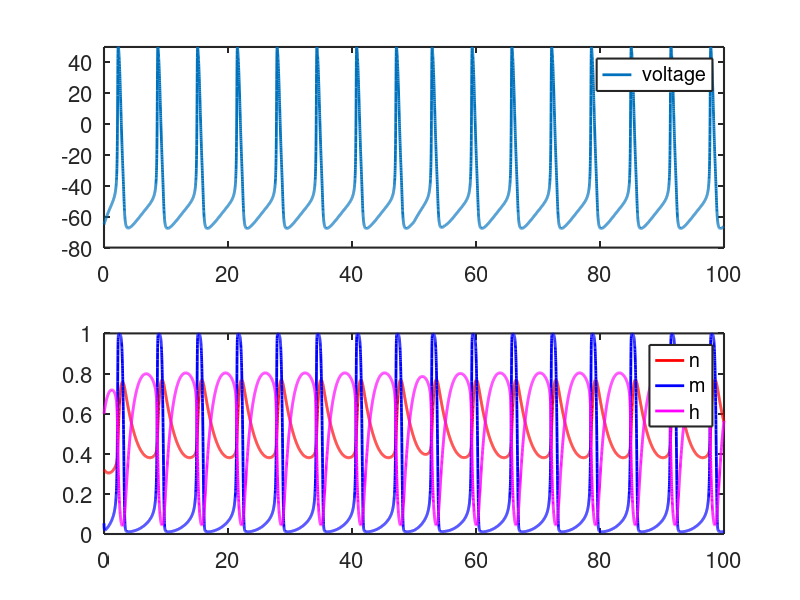

This chart was generated by the following MATLAB code:
function hodgkin_huxley

% solves the Hodgkin-Huxley equations using forward Euler

global Ena Ek El Gna Gk Gl Ea Ga
global Iinj

set(0,'defaultaxesfontsize',16,'defaultaxeslinewidth',1.5,...
'defaultlinelinewidth',2.,'defaultpatchlinewidth',1.5)

dt=.01;
tmax=100;
% need integer ratio tmax/dt
nsteps=tmax/dt;
if (floor(nsteps)~=nsteps)
  fprintf(' not an integer number of steps nsteps = %g \n',nsteps)
end

% injected current from t=0 to t=time1 
Iinj0=0.0;

% generate brief pulse of injected current
time1=50;
duration1=5;
Iinj1=0.03; % in mA/mm^2

% generate second brief pulse of injected current
time2=Inf;
duration2=5;
Iinj2=0.03;

Iinj=Iinj0;

% pre-allocate memory for speed
 maxnumsteps=ceil(tmax/dt);
 t=NaN(1,maxnumsteps);
 Y=NaN(maxnumsteps,4); 

% approximate rest state
 V(1)=-65;
 n(1)=.32;
 m(1)=0.053;
 h(1)=.60;
 
 Y(1,:)=[V(1),n(1),m(1),h(1)];
 
 k=1;
 t(1)=0;
 
 while t(k) < tmax
  
  if t(k) >= time1
    Iinj=Iinj1;
  end 
  if t(k) >= time1+duration1
    Iinj=Iinj0;
  end 
  if t(k) >= time2
    Iinj=Iinj2;
  end 
  if t(k) >= time2+duration2
    Iinj=Iinj0;
  end

  % at this point only forward Euler implemented. 
  % matlab's ode15s would be better 
  [Y(k+1,:)]=FE(t(k),Y(k,:),dt);
  t(k+1)=t(k)+dt;
  k=k+1;

  if mod(k,1000) == 0
    fprintf('%g steps t = %g dt =%g \n',k,t(k),dt);
  end
  
 end   
 
numsteps=k-1;

% determine periods
V=Y(1:numsteps,1);
Vsignchange=V(1:end-1).*V(2:end);
indsignchange=find(Vsignchange<0);
periods=indsignchange(3:end)-indsignchange(1:end-2);
periods=dt*periods

% plotting

  figure(1);
  subplot(2,1,1)
  plot(t(1:numsteps),Y(1:numsteps,1),'-');
  axis([0 tmax -80 50]);
  legend(' voltage');
  subplot(2,1,2)
  plot(t(1:numsteps),Y(1:numsteps,2),'r',t(1:numsteps),Y(1:numsteps,3),'b',...
       t(1:numsteps),Y(1:numsteps,4),'m');
  legend('n','m','h');
  axis([0 tmax 0 1]);
  
end

%%%%%%%%%%%%%%%%%%%%%%%%%%%%%%%%%%%%%%%%%%%%%%%%%

function Yp=F(time,Y)

  Yp=F_hh(time,Y);

end
%%%%%%%%%%%%%%%%%%%%%%%%%%%%%%%%%%%%%%%%%%%%%%%%%%%%

function Yp = F_hh(time,Y) 
 
global Ena Ek El Gna Gk Gl Ea Ga
global Iinj

V=Y(1);
n=Y(2);
m=Y(3);
h=Y(4);

Gna=1.20; % in mS/mm^2
%Gna=0;
Ena=55;
Gk=0.2;
%Gk=0;
Ek=-72.1;

Cm=0.01; % micro Farad/mm^2; time therefore measured in ms
Gl=0.003;
El=-17;

% Homework 2 Part A
Ea = -75;
Ga = 0.47;

Vthresh=-40;

% alpham=0.1*(V-Vthresh)/(1-exp(-0.1*(V-Vthresh)));
% betam=4*exp(-0.0556*(V+65));
% Replace for Homework 2
alpham=0.38*(V+29.7)/(1-exp(-0.1*(V+29.7)));
betam=15.2*exp(-0.0556*(V+54.7));
mp=alpham*(1-m)-betam*m;
 

% alphah=0.07*exp(-0.05*(V+65));
% betah=1/(1+exp(-0.1*(V+35)));
% Replace for Homework 2
alphah = 0.266*exp(-0.05*(V+48));
betah = 3.8/(1+exp(-0.1*(V+18)));
hp=alphah*(1-h)-betah*h;

Vthresh=-55;
%alphan=0.01*(V-Vthresh)/(1-exp(-0.1*(V-Vthresh)));
%betan=0.125*exp(-0.0125*(V+65));
alphan = 0.02*(V+45.7)/(1-exp(-0.1*(V+45.7)));
betan = 0.25*exp(-0.0125*(V+55.7));
ninfinity=alphan/(alphan+betan);
taun=1/(alphan+betan);
np=(ninfinity-n)/taun;

Vp=1/Cm*(Gna*m^3*h*(Ena-V)+Gk*n^4*(Ek-V)+Gl*(El-V)+Iinj);

Yp(1)=Vp;
Yp(2)=np;
Yp(3)=mp;
Yp(4)=hp;

end

%%%%%%%%%%%%%%%%%%%%%%%%%%%%%%%%%%%%%%%%%%%%%%%%

function [Y]=FE(time,Y,dt)

Y=Y+dt*F(time,Y);

end

%%%%%%%%%%%%%%%%%%%%%%%%%%%%%%%%%%%%%%%%%%%%%%%%%%%
 